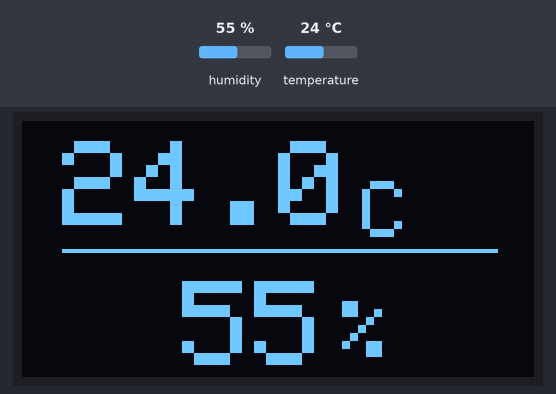
Simulated run of this sketch. Board: Arduino Uno, built with avr-gcc and run on an emulated ATmega328P. On the bench: 128×64 one-colour display. Inputs (shaded band) come from the test bench; at power-on: humidity 55 %, temperature 24 °C. What the sketch prints to the serial monitor is not drawn.

Above: at 1.8 s.
1.9 s: humidity set to 22 %
At 2.8 s:
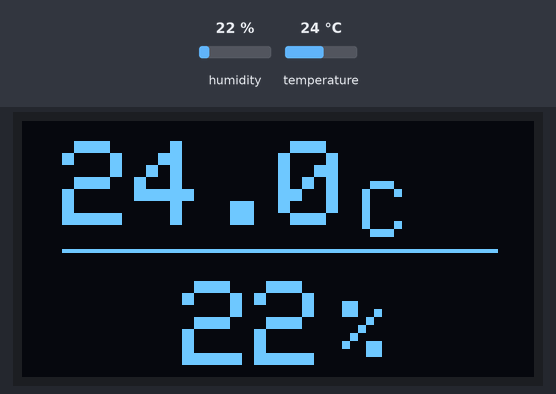
3.6 s: temperature set to 12 °C
At 5.3 s:
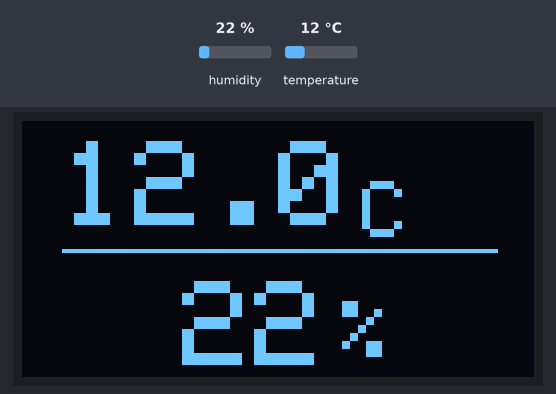
5.6 s: humidity set to 40 %
At 7.1 s:
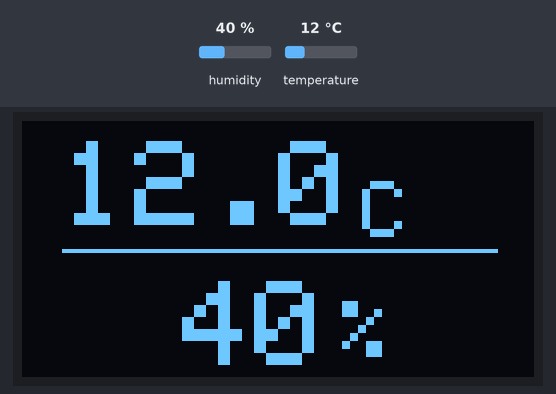
7.7 s: temperature set to 19 °C
At 8.7 s:
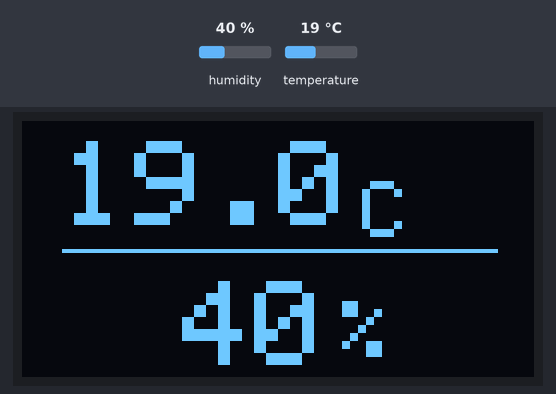
Timing chart, 0 to 10.7 s (numbered marks = the images above; inputs shaded):
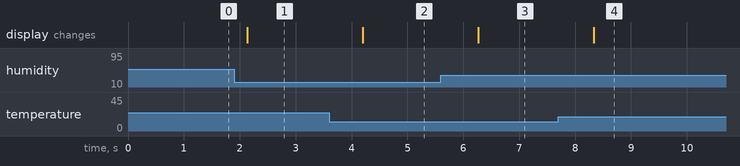

Measured:
- after the input at 1.9 s, the display: changes after 0.23 s (image 1)
- after the input at 3.6 s, the display: changes after 0.60 s (image 2)
- after the input at 5.6 s, the display: changes after 0.66 s (image 3)
- after the input at 7.7 s, the display: changes after 0.63 s (image 4)

The sketch:

temp_hum_sensor_OLED.ino
```cpp
#include <Adafruit_GFX.h>
#include <Adafruit_SSD1306.h>
#include <Adafruit_BME280.h>

#define DEBUG

#define HEIGHT 128
#define WIDTH 64

#define OLED_PIN_RESET 4

Adafruit_SSD1306 oled(HEIGHT, WIDTH, &Wire);

Adafruit_BME280 bme;
Adafruit_Sensor *bme_temp = bme.getTemperatureSensor();
Adafruit_Sensor *bme_humidity = bme.getHumiditySensor();
void setup() {

  Wire.begin();
  oled.begin(SSD1306_SWITCHCAPVCC, 0x3C);
  #ifdef DEBUG
  Serial.begin(9600);
  Serial.println(F("BME280 Sensor event test"));
  #endif
  if (!bme.begin(0x76)) {
    #ifdef DEBUG
    Serial.println(F("No se ha encontrado el sensor BME280"));
    #endif
    while (1) delay(10);
  }

  bme_temp->printSensorDetails();
  bme_humidity->printSensorDetails();
}
void loop() {
  sensors_event_t temp_event, humidity_event;
  bme_temp->getEvent(&temp_event);
  bme_humidity->getEvent(&humidity_event);

  #ifdef DEBUG
  Serial.print(F("Temperatura = "));
  Serial.print(temp_event.temperature);
  Serial.println(" *C");

  Serial.print(F("Humedad = "));
  Serial.print(humidity_event.relative_humidity);
  Serial.println(" %");
  Serial.println();
  #endif

  show_temp_and_hum_in_oled(&oled, temp_event.temperature, humidity_event.relative_humidity);
  delay(1000);
}

void show_temp_and_hum_in_oled(Adafruit_SSD1306 *oled, float temp, float hum) {
#define X_POS_TEMP 10
#define Y_POS_TEMP 5
#define X_POS_HUM 40
#define Y_POS_HUM 40
  oled->clearDisplay();
  oled->setTextColor(WHITE);
  oled->setTextSize(3);
  oled->setCursor(X_POS_TEMP , Y_POS_TEMP );
  oled->print(temp, 1);
  oled->setTextSize(2);
  oled->setCursor(X_POS_TEMP + 75, Y_POS_TEMP + 10);
  oled->print("C");
  oled->drawLine(10, 32, 118, 32, WHITE);

  oled->setCursor(X_POS_HUM, Y_POS_HUM);
  oled->setTextSize(3);
  oled->print(hum, 0);

  oled->setCursor(X_POS_HUM + 40, Y_POS_HUM + 5);
  oled->setTextSize(2);
  oled->print("%");
  oled->display();
}
```
